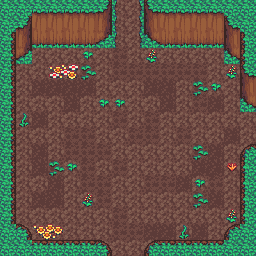

A level layout from a 2D game, rendered from its tile map. Below: a short description, then the map file with its tile-grid data intact:
An orthogonal 16x16 tile map with 16x16 px tiles, 4 tile layers (Base, Detalhes do Chão, TemplateParedes, Paredes) and 13 objects (13x Wall).

<map version="1.5" tiledversion="1.6.0" orientation="orthogonal" renderorder="right-down" width="16" height="16" tilewidth="16" tileheight="16" infinite="0" nextlayerid="7" nextobjectid="18">
 <tileset firstgid="1" source="texture/Jungle_Tileset.tsx" />
 <layer id="1" name="Base" width="16" height="16" locked="1">
  <data encoding="csv">
46,46,46,46,46,46,46,46,46,46,46,46,46,46,46,46,
46,46,46,46,46,46,46,46,46,46,46,46,46,46,46,46,
46,46,46,46,46,46,46,46,46,46,46,46,46,46,46,46,
46,46,46,46,46,46,46,46,46,46,46,46,46,46,46,46,
46,46,46,46,46,46,46,46,46,46,46,46,46,46,46,46,
46,46,46,46,46,46,46,46,46,46,46,46,46,46,46,46,
46,46,46,46,46,46,46,46,46,46,46,46,46,46,46,46,
46,46,46,46,46,46,46,46,46,46,46,46,46,46,46,46,
46,46,46,46,46,46,46,46,46,46,46,46,46,46,46,46,
46,46,46,46,46,46,46,46,46,46,46,46,46,46,46,46,
46,46,46,46,46,46,46,46,46,46,46,46,46,46,46,46,
46,46,46,46,46,46,46,46,46,46,46,46,46,46,46,46,
46,46,46,46,46,46,46,46,46,46,46,46,46,46,46,46,
46,46,46,46,46,46,46,46,46,46,46,46,46,46,46,46,
46,46,46,46,46,46,46,46,46,46,46,46,46,46,46,46,
46,46,46,46,46,46,46,46,46,46,46,46,46,46,46,46
</data>
 </layer>
 <layer id="2" name="Detalhes do Chão" width="16" height="16" locked="1">
  <data encoding="csv">
0,0,0,0,0,0,0,0,0,0,0,0,0,0,0,0,
0,0,0,0,0,0,0,50,0,0,0,0,0,0,0,0,
0,0,0,0,0,0,0,0,49,0,0,0,0,0,0,0,
0,0,0,0,0,74,0,49,0,119,0,0,0,0,0,0,
0,0,0,94,95,52,0,49,49,49,49,49,49,0,119,0,
0,0,50,50,50,50,0,0,0,50,50,0,52,74,0,0,
0,0,0,0,50,0,74,74,0,0,50,0,49,50,0,0,
0,117,50,0,0,0,0,49,0,49,0,0,0,0,0,0,
0,0,0,0,49,49,0,0,49,49,0,49,0,0,50,0,
0,0,50,0,49,49,49,0,0,0,0,0,52,50,0,0,
0,0,50,52,74,49,0,49,0,0,0,0,50,50,112,0,
0,0,0,50,0,49,49,0,0,49,49,50,74,49,0,0,
0,0,50,50,0,119,49,0,0,0,0,0,52,50,0,0,
0,0,0,0,0,0,0,49,0,0,0,0,0,0,119,0,
0,0,92,93,0,0,0,49,49,50,50,117,50,0,0,0,
0,0,0,0,0,0,0,0,0,0,0,0,0,0,0,0
</data>
 </layer>
 <layer id="3" name="TemplateParedes" width="16" height="16" locked="1">
  <data encoding="csv">
24,24,223,223,223,223,224,61,63,222,223,223,223,223,24,24,
24,224,245,245,245,245,246,61,63,244,245,245,245,245,222,24,
202,246,267,267,267,267,268,61,63,266,267,267,267,267,244,200,
202,268,0,0,0,0,0,0,0,0,0,0,0,0,266,200,
224,0,0,0,0,0,0,0,0,0,0,0,0,0,0,222,
246,0,0,0,0,0,0,0,0,0,0,0,0,0,0,244,
268,0,0,0,0,0,0,0,0,0,0,0,0,0,0,266,
0,0,0,0,0,0,0,0,0,0,0,0,0,0,0,0,
0,0,0,0,0,0,0,0,0,0,0,0,0,0,0,0,
180,0,0,0,0,0,0,0,0,0,0,0,0,0,0,178,
202,0,0,0,0,0,0,0,0,0,0,0,0,0,0,200,
202,0,0,0,0,0,0,0,0,0,0,0,0,0,0,200,
202,0,0,0,0,0,0,0,0,0,0,0,0,0,0,200,
202,0,0,0,0,0,0,0,0,0,0,0,0,0,0,200,
24,180,0,0,0,0,0,0,0,0,0,0,0,0,178,24,
24,24,179,179,179,179,180,0,0,178,179,179,179,179,24,24
</data>
 </layer>
 <layer id="5" name="Paredes" width="16" height="16" locked="1">
  <data encoding="csv">
0,0,0,0,0,0,0,0,0,0,0,0,0,0,0,0,
0,0,0,0,0,0,0,0,0,0,0,0,0,0,0,0,
0,0,0,0,0,0,0,0,0,0,0,0,0,0,0,0,
0,0,0,0,0,0,0,0,0,0,0,0,0,0,0,0,
202,0,0,0,0,0,0,0,0,0,0,0,0,0,0,0,
202,0,0,0,0,0,0,0,0,0,0,0,0,0,0,0,
202,0,0,0,0,0,0,0,0,0,0,0,0,0,0,0,
202,0,0,0,0,0,0,0,0,0,0,0,0,0,0,0,
202,0,0,0,0,0,0,0,0,0,0,0,0,0,0,0,
202,0,0,0,0,0,0,0,0,0,0,0,0,0,0,0,
0,0,0,0,0,0,0,0,0,0,0,0,0,0,0,0,
0,0,0,0,0,0,0,0,0,0,0,0,0,0,0,0,
0,0,0,0,0,0,0,0,0,0,0,0,0,0,0,0,
0,0,0,0,0,0,0,0,0,0,0,0,0,0,0,0,
0,0,0,0,0,0,0,0,0,0,0,0,0,0,0,0,
0,0,0,0,0,0,0,0,0,0,0,0,0,0,0,0
</data>
 </layer>
 <objectgroup id="6" name="Obstacles" locked="1">
  <object id="1" name="Wall" x="0" y="0" width="112" height="28" />
  <object id="2" name="Wall" x="144" y="0" width="112" height="28" />
  <object id="3" name="Wall" x="0" y="244" width="108" height="12" />
  <object id="4" name="Wall" x="148" y="244" width="108" height="12" />
  <object id="9" name="Wall" x="244" y="152" width="12" height="92" />
  <object id="10" name="Wall" x="0" y="152" width="12" height="92" />
  <object id="11" name="Wall" x="228" y="228" width="16" height="16" />
  <object id="12" name="Wall" x="0" y="28" width="12" height="68" />
  <object id="13" name="Wall" x="244" y="28" width="12" height="68" />
  <object id="14" name="Wall" x="12" y="228" width="16" height="16" />
  <object id="15" name="Wall" x="12" y="28" width="20" height="16" />
  <object id="16" name="Wall" x="224" y="28" width="20" height="16" />
  <object id="17" name="Wall" x="0" y="96" width="12" height="56" />
 </objectgroup>
</map>
